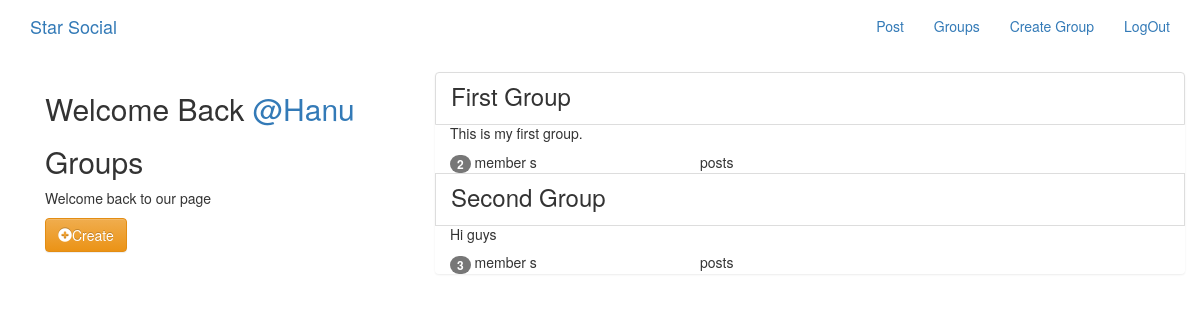
Page /groups/ (signed in) on the committed database.
### groups/models.py (models this page shows, shortened)
class Group(models.Model):
    name = models.CharField(max_length= 255, unique=True)
    slug = models.SlugField(allow_unicode=True, unique=True)
    description = models.TextField(blank=True, default='')
    description_html = models.TextField(editable=False, default='',blank=True)
    members = models.ManyToManyField(User, through='GroupMember')
    class Meta:
        ordering = ['name']

### groups/views.py (the view)
class ListGroups(generic.ListView):
    model = Group

### groups/templates/groups/group_list.html (shortened to what this page needs)
{% extends "groups/group_base.html" %}
{% block pregroup %}
 <div class="col-md-4">
   <div class="content">
     {% if user.is_authenticated %}
     <h2>Welcome Back
       <a href="{% url 'posts:for_user' username=user.username %}">@{{user.username}}</a>
     </h2>
     {% endif %}
     <h2>Groups</h2>
     <p>Welcome back to our page</p>
   </div>
   {% if user.is_authenticated %}
    <a href="{% url 'groups:create' %}" class="btn btn-warning btn-fill">
    <span class="glyphicon glyphicon-plus-sign"></span>Create</a>
   {% endif %}
 </div>
{% endblock %}
{% block group_content %}
  <div class="col-md-8">
    <div class="list-group">
      {% for group in object_list %}
        <a href="{% url 'groups:single' slug=group.slug %}" class="list-group-item">
          <h3 class="title list-group-item-heading">{{group.name}}</h3>
        </a>
        <div class="list-group-item-text container-fluid">
          {{group.description_html|safe}}
          <div class="row">
            <div class="col-md-4">
              <span class="badge">{{group.members.count}}</span>
              member {{group.members.count|pluralize}}
            </div>
            <div class="col-md-4">
              posts {{group.posts.count|pluralize}}
            </div>
          </div>
        </div>
      {% endfor %}
    </div>
  </div>
{% endblock %}

### rows in the picture
Group: name "First Group", description_html "This is my first group.", members.count "2"
Group: name "Second Group", description_html "Hi guys", members.count "3"

### other values in the picture
{{ user.username }} "Hanu"
